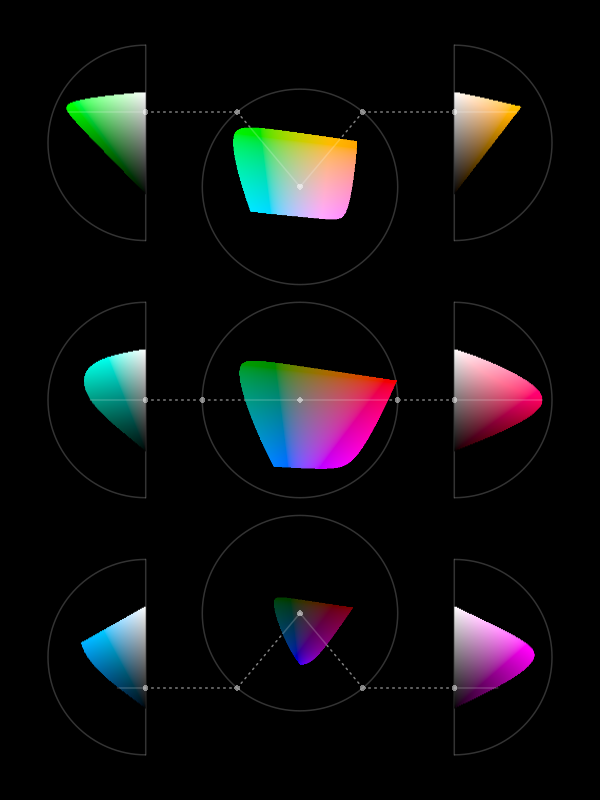

This chart was generated by the following R code:

## Diagram of HCL (based on CIE Luv)

library(grid)
library(colorspace)
library(gMOIP)

u <- -200:200
v <- -200:200
L <- 100:0
C <- 0:200

r <- .475
d <- .5 - r

angle <- 50

costheta <- cos(angle/180*pi)
sintheta <- sin(angle/180*pi)

dotalpha <- .5
dotsize <- unit(1, "mm")

## Optimal colour solid?
z <- read.csv("cie_xyz_spectral_boundary.csv")
library(colorspace)
luvSolid <- coords(as(XYZ(z[,1], z[,2], z[,3]), "LUV"))
luvHull <- geometry::convhulln(luvSolid[!duplicated(luvSolid), ])

colorFromUV <- function(v, u, L=50, sRGB=TRUE) {
    if (sRGB) {
        srgb <- coords(as(LUV(L, u, v), "sRGB"))
        unreal <- apply(srgb, 1, function(row) any(row < 0 | row > 1))
        cols <- character(nrow(srgb))
        if (any(!unreal))
            cols[!unreal] <- rgb(srgb[!unreal, , drop=FALSE])
        if (any(unreal))
            cols[unreal] <- NA
    } else {
        luv <- LUV(L, u, v)
        lch <- coords(as(luv, "polarLUV"))
        rgb <- hcl(lch[,3], lch[,2], lch[,1], fixup=TRUE)
        ## Cannot call inHull() on too many points at once
        real <- logical(length(rgb))
        start <- 1
        repeat {
            end <- min(length(rgb), start + 4999)
            cat(sprintf("%06d:%06d\n", start, end))
            real[start:end] <-
                inHull(coords(luv)[start:end, ],
                       luvSolid[!duplicated(luvSolid), ],
                       luvHull) >= 0
            if (end == length(rgb))
                break
            start <- end + 1
        }
        if (any(!real)) {
            rgb[!real] <- NA
        }
        cols <- rgb   
    }
    cols
}

colorFromHue <- function(L, C, H=0, sRGB=TRUE) {
    if (sRGB) {
        srgb <- coords(as(polarLUV(L, C, H), "sRGB"))
        unreal <- apply(srgb, 1, function(row) any(row < 0 | row > 1))
        cols <- character(nrow(srgb))
        if (any(!unreal))
            cols[!unreal] <- rgb(srgb[!unreal, , drop=FALSE])
        if (any(unreal))
            cols[unreal] <- NA
    } else {
        rgb <- hcl(H, C, L, fixup=TRUE)
        real <- inHull(coords(as(polarLUV(L, C, H), "LUV")),
                       luvSolid[!duplicated(luvSolid), ],
                       luvHull) >= 0
        if (any(!real)) {
            rgb[!real] <- NA
        }
        cols <- rgb   
    }
    cols
}

findEdge <- function(cols, left=TRUE, up=TRUE) {
    if (left) {
        x <- median(1:length(v)):1
    } else {
        x <- median(1:length(v)):length(v)
    }
    if (up) {
        y <- median(1:length(v)) + round((1:length(x) - 1)*tan(angle/180*pi))
    } else {
        y <- median(1:length(v)) - round((1:length(x) - 1)*tan(angle/180*pi))
    }    
    while (!is.na(cols[x[1], y[1]])) {
        x <- x[-1]
        y <- y[-1]
    }
    c(x[1], y[1])
}

circ <- function() {
    grid.circle(r=r, gp=gpar(col=rgb(1,1,1,.2)))
}

semi <- function(left=TRUE) {
    if (left) {
        x <- 1
    } else {
        x <- 0
    }
    grid.segments(x, d, x, 1 - d, gp=gpar(col=rgb(1,1,1,.2)))
    pushViewport(viewport(clip=TRUE))
    grid.circle(x, .5, 2*r, gp=gpar(col=rgb(1,1,1,.2)))
    popViewport()
}

slice <- function(cols, up=TRUE, angled=TRUE) {
    ras <- rasterGrob(cols)
    if (up) {
        dy <- 1
    } else {
        dy <- -1
    }
    if (!angled) {
        costheta <- 1
        sintheta <- 0
    }
    circleLeft <- circleGrob(.5 - r*costheta, .5 + dy*r*sintheta,
                             dotsize,
                             gp=gpar(col=NA, fill=rgb(0, 0, 0)))
    circleRight <- circleGrob(.5 + r*costheta, .5 + dy*r*sintheta,
                              dotsize,
                              gp=gpar(col=NA, fill=rgb(0, 0, 0)))
    dotleft <<- deviceLoc(unit(.5 - r*costheta, "npc"),
                          unit(.5 + dy*r*sintheta, "npc"))
    dotright <<- deviceLoc(unit(.5 + r*costheta, "npc"),
                           unit(.5 + dy*r*sintheta, "npc"))
    circleMask <- fillGrob(grobTree(rectGrob(width=2),
                                    circleLeft, circleRight),
                           gp=gpar(fill="black"))
    grid.draw(editGrob(circleLeft, gp=gpar(fill=rgb(1, 1, 1, dotalpha))))
    grid.draw(editGrob(circleRight, gp=gpar(fill=rgb(1, 1, 1, dotalpha))))
    pushViewport(viewport(mask=circleMask))
    grid.segments(.5, .5, .5 - r*costheta, .5 + dy*r*sintheta,
                  gp=gpar(col=rgb(1, 1, 1, dotalpha), lty="dotted"))
    grid.segments(.5, .5, .5 + r*costheta, .5 + dy*r*sintheta,
                  gp=gpar(col=rgb(1, 1, 1, dotalpha), lty="dotted"))
    popViewport()
    grid.draw(ras)
    grid.circle(.5, .5, dotsize,
                gp=gpar(col=NA, fill=rgb(1, 1, 1, dotalpha)))
    pushViewport(viewport(mask=ras))
    grid.segments(.5, .5, .5  - r*costheta, .5 + dy*r*sintheta,
                  gp=gpar(col=rgb(1, 1, 1, .2), lwd=2))
    grid.segments(.5, .5, .5  + r*costheta, .5 + dy*r*sintheta,
                  gp=gpar(col=rgb(1, 1, 1, .2), lwd=2))
    popViewport()
}

connector <- function(start, end) {
    dots <- circleGrob(unit.c(start$x, end$x),
                       unit.c(start$y, end$y),
                       dotsize)
    mask <- fillGrob(grobTree(rectGrob(), dots),
                     gp=gpar(fill="black"))
    pushViewport(viewport(mask=mask))
    grid.segments(start$x, start$y, end$x, end$y,
                  gp=gpar(col=rgb(1, 1, 1, dotalpha), lty="dotted", lwd=2))
    popViewport()
}

hclDiagram <- function(sRGB=TRUE) {
    grid.newpage()
    grid.rect(gp=gpar(fill="black"))
    topvp <- viewport(width=.9, height=.9,
                      layout=grid.layout(5, 5,
                                         widths=c(1, .5, 2, .5, 1),
                                         heights=c(2, .5, 2, .5, 2),
                                         respect=TRUE),
                      gp=gpar(fill=NA, lwd=2))

    pushViewport(topvp)
    ## 1, 1
    pushViewport(viewport(layout.pos.col=1, layout.pos.row=1))
    semi()
    pushViewport(viewport(height=.5))
    cols <- outer(L, rev(C),
                  function(x, y) colorFromHue(x, y, 180 - angle, sRGB))
    grid.raster(cols, width=1, height=1)
    nonNA <- which(!is.na(cols[quantile(L, .2),]))
    grid.segments(min(nonNA)/ncol(cols), .8, 1, .8,
                  gp=gpar(col=rgb(1, 1, 1, .2), lwd=2))
    grid.circle(1, .8, dotsize, gp=gpar(col=NA, fill=rgb(1, 1, 1, dotalpha)))
    dot11 <- deviceLoc(unit(1, "npc"), unit(.8, "npc"))
    popViewport(2)
    ## 1, 2
    pushViewport(viewport(layout.pos.col=3, layout.pos.row=1),
                 viewport(y=.5 - (.5 + r*sintheta - .65), angle=0))
    circ()
    cols <- outer(rev(u), v, function(x, y) colorFromUV(x, y, 80, sRGB))
    slice(cols)
    popViewport(2)
    ## 1, 3
    pushViewport(viewport(layout.pos.col=5, layout.pos.row=1))
    semi(FALSE)
    pushViewport(viewport(height=.5))
    cols <- outer(L, C, function(x, y) colorFromHue(x, y, angle, sRGB))
    grid.raster(cols, width=1, height=1)
    nonNA <- which(!is.na(cols[quantile(L, .2),]))
    grid.segments(max(nonNA)/ncol(cols), .8, 0, .8,
                  gp=gpar(col=rgb(1, 1, 1, .2), lwd=2))
    grid.circle(0, .8, dotsize, gp=gpar(col=NA, fill=rgb(1, 1, 1, dotalpha)))
    dot13 <- deviceLoc(unit(0, "npc"), unit(.8, "npc"))
    popViewport(2)
    ## hlines
    popViewport()
    connector(dot11, dotleft)
    connector(dot13, dotright)

    pushViewport(topvp)
    ## 2, 1
    pushViewport(viewport(layout.pos.col=1, layout.pos.row=3))
    semi()
    cols <- outer(L, rev(C), function(x, y) colorFromHue(x, y, 180, sRGB))
    grid.raster(cols, width=1, height=.5)
    nonNA <- which(!is.na(cols[median(L),]))
    grid.segments(min(nonNA)/ncol(cols), .5, 1, .5,
                  gp=gpar(col=rgb(1, 1, 1, .2), lwd=2))
    grid.circle(1, .5, dotsize, gp=gpar(col=NA, fill=rgb(1, 1, 1, dotalpha)))
    dot21 <- deviceLoc(unit(1, "npc"), unit(.5, "npc"))
    popViewport()
    ## 2, 2
    pushViewport(viewport(layout.pos.col=3, layout.pos.row=3),
                 viewport(angle=0))
    circ()
    cols <- outer(rev(u), v, function(x, y) colorFromUV(x, y, 50, sRGB))
    slice(cols, angled=FALSE)
    popViewport(2)
    ## 2, 3
    pushViewport(viewport(layout.pos.col=5, layout.pos.row=3))
    semi(FALSE)
    cols <- outer(L, C, function(x, y) colorFromHue(x, y, 0, sRGB))
    grid.raster(cols, width=1, height=.5)
    nonNA <- which(!is.na(cols[median(L),]))
    grid.segments(max(nonNA)/ncol(cols), .5, 0, .5,
                  gp=gpar(col=rgb(1, 1, 1, .2), lwd=2))
    grid.circle(0, .5, dotsize, gp=gpar(col=NA, fill=rgb(1, 1, 1, dotalpha)))
    dot23 <- deviceLoc(unit(0, "npc"), unit(.5, "npc"))
    popViewport()
    ## hlines
    popViewport()
    connector(dot21, dotleft)
    connector(dot23, dotright)

    pushViewport(topvp)
    ## 3, 1
    pushViewport(viewport(layout.pos.col=1, layout.pos.row=5))
    semi()
    pushViewport(viewport(height=.5))
    cols <- outer(L, rev(C),
                  function(x, y) colorFromHue(x, y, 180 + angle, sRGB))
    grid.raster(cols, width=1, height=1)
    nonNA <- which(!is.na(cols[quantile(L, .8),]))
    grid.segments(min(nonNA)/ncol(cols), .2, 1, .2,
                  gp=gpar(col=rgb(1, 1, 1, .2), lwd=2))
    grid.circle(1, .2, dotsize, gp=gpar(col=NA, fill=rgb(1, 1, 1, dotalpha)))
    dot31 <- deviceLoc(unit(1, "npc"), unit(.2, "npc"))
    popViewport(2)
    ## 3, 2
    pushViewport(viewport(layout.pos.col=3, layout.pos.row=5),
                 viewport(y=.5 + (.5 + r*sintheta - .65), angle=0))
    circ()
    cols <- outer(rev(u), v, function(x, y) colorFromUV(x, y, 20, sRGB))
    slice(cols, up=FALSE)
    popViewport(2)
    ## 3, 3 
    pushViewport(viewport(layout.pos.col=5, layout.pos.row=5))
    semi(FALSE)
    pushViewport(viewport(height=.5))
    cols <- outer(L, C, function(x, y) colorFromHue(x, y, 360 - angle, sRGB))
    grid.raster(cols, width=1, height=1)
    nonNA <- which(!is.na(cols[quantile(L, .8),]))
    grid.segments(max(nonNA)/ncol(cols), .2, 0, .2,
                  gp=gpar(col=rgb(1, 1, 1, .2), lwd=2))
    grid.circle(0, .2, dotsize, gp=gpar(col=NA, fill=rgb(1, 1, 1, dotalpha)))
    dot33 <- deviceLoc(unit(0, "npc"), unit(.2, "npc"))
    popViewport(2)
    ## hlines
    popViewport()
    connector(dot31, dotleft)
    connector(dot33, dotright)
}

png("hcl-srgb.png", width=600, height=800)
hclDiagram()
dev.off()

png("hcl.png", width=600, height=800)
hclDiagram(sRGB=FALSE)
dev.off()
